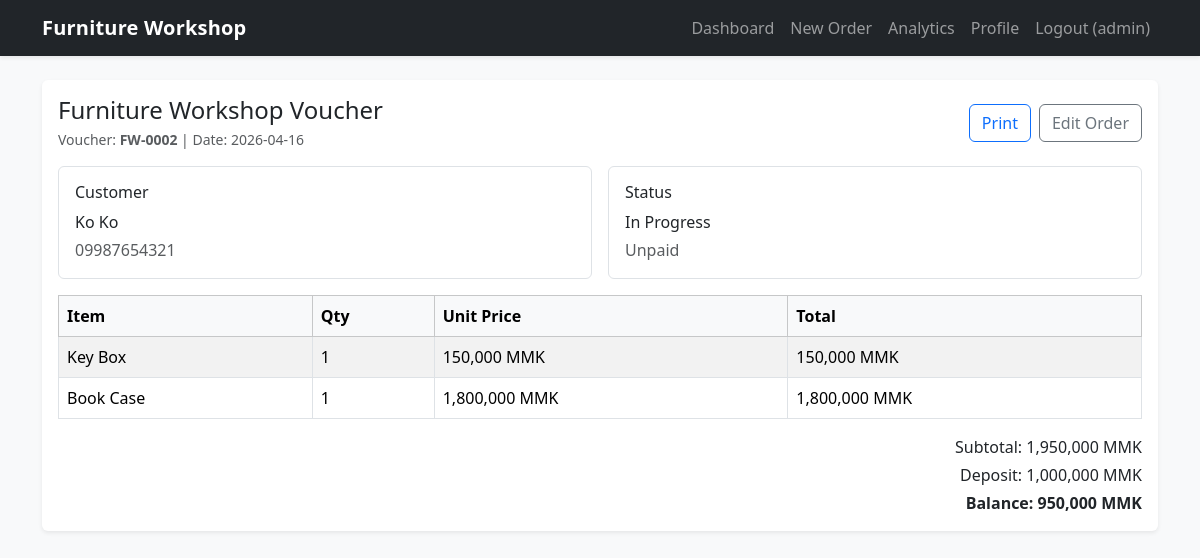
Screenshot of /voucher/5 (signed in) with the database file from the repository.
### tables this page shows
CREATE TABLE users (
            id INTEGER PRIMARY KEY AUTOINCREMENT,
            username TEXT NOT NULL UNIQUE,
            password_hash TEXT NOT NULL,
            created_at TEXT NOT NULL
        );

CREATE TABLE orders (
            id INTEGER PRIMARY KEY AUTOINCREMENT,
            user_id INTEGER NOT NULL,
            voucher_number TEXT NOT NULL,
            customer_id INTEGER NOT NULL,
            order_date TEXT NOT NULL,
            deposit REAL NOT NULL DEFAULT 0,
            total_amount REAL NOT NULL DEFAULT 0,
            balance REAL NOT NULL DEFAULT 0,
            status TEXT NOT NULL,
            payment_status TEXT NOT NULL,
            notes TEXT,
            created_at TEXT NOT NULL,
            FOREIGN KEY (user_id) REFERENCES users(id),
            FOREIGN KEY (customer_id) REFERENCES customers(id)
        );

CREATE TABLE customers (
            id INTEGER PRIMARY KEY AUTOINCREMENT,
            user_id INTEGER NOT NULL,
            name TEXT NOT NULL,
            phone_number TEXT NOT NULL,
            created_at TEXT NOT NULL,
            FOREIGN KEY (user_id) REFERENCES users(id),
            UNIQUE(user_id, phone_number)
        );

CREATE TABLE order_items (
            id INTEGER PRIMARY KEY AUTOINCREMENT,
            order_id INTEGER NOT NULL,
            item_name TEXT NOT NULL,
            quantity INTEGER NOT NULL,
            unit_price REAL NOT NULL,
            total REAL NOT NULL,
            FOREIGN KEY (order_id) REFERENCES orders(id) ON DELETE CASCADE
        );

### app.py (the view)
@app.route("/voucher/<int:order_id>")
@login_required
def voucher(order_id: int) -> str | Any:
    order = fetch_order(order_id, int(current_user.id))
    if not order:
        flash("Order not found.", "error")
        return redirect(url_for("index"))
    return render_template("voucher.html", order=order)

### app.py (called while the page is built)
@login_manager.user_loader
def load_user(user_id: str) -> User | None:
    db = get_db()
    row = db.execute(
        "SELECT id, username FROM users WHERE id = ?", (user_id,)
    ).fetchone()
    if not row:
        return None
    return User(id=int(row["id"]), username=row["username"])

def get_db() -> sqlite3.Connection:
    if "db" not in g:
        g.db = sqlite3.connect(DB_PATH)
        g.db.row_factory = sqlite3.Row
        g.db.execute("PRAGMA foreign_keys = ON")
    return g.db

@app.after_request
def add_security_headers(response: Any) -> Any:
    response.headers["X-Frame-Options"] = "DENY"
    response.headers["X-Content-Type-Options"] = "nosniff"
    response.headers["Referrer-Policy"] = "strict-origin-when-cross-origin"
    response.headers["Content-Security-Policy"] = (
        "default-src 'self'; "
        "script-src 'self' https://cdn.jsdelivr.net 'unsafe-inline'; "
        "style-src 'self' https://cdn.jsdelivr.net 'unsafe-inline'; "
        "img-src 'self' data:; "
        "font-src 'self' https://cdn.jsdelivr.net; "
        "connect-src 'self'; "
        "frame-ancestors 'none'; "
        "form-action 'self'; "
        "base-uri 'self'"
    )
    return response

@app.context_processor
def inject_forms() -> dict[str, Any]:
    return {"logout_form": LogoutForm()}

### templates/voucher.html (shortened to what this page needs)
{% extends "base.html" %}
{% block content %}
<div class="card border-0 shadow-sm">
  <div class="card-body">
    <div class="d-flex flex-column flex-md-row justify-content-between align-items-md-center gap-2 mb-3">
      <div>
        <h2 class="h4 mb-1">Furniture Workshop Voucher</h2>
        <div class="text-muted small">Voucher: <strong>{{ order.voucher_number }}</strong> | Date: {{
          order.order_date[:10] }}</div>
      </div>
      <div class="d-flex gap-2">
        <button class="btn btn-outline-primary" onclick="window.print()">Print</button>
        <a class="btn btn-outline-secondary" href="{{ url_for('edit_order', order_id=order.id) }}">Edit Order</a>
      </div>
    </div>
    <div class="row g-3 mb-3">
      <div class="col-12 col-md-6">
        <div class="border rounded p-3 h-100">
          <h3 class="h6 mb-2">Customer</h3>
          <p class="mb-1">{{ order.customer_name }}</p>
          <p class="mb-0 text-muted">{{ order.phone_number }}</p>
        </div>
      </div>
      <div class="col-12 col-md-6">
        <div class="border rounded p-3 h-100">
          <h3 class="h6 mb-2">Status</h3>
          <p class="mb-1">{{ order.status }}</p>
          <p class="mb-0 text-muted">{{ order.payment_status }}</p>
        </div>
      </div>
    </div>
    <div class="table-responsive mb-3">
      <table class="table table-bordered table-striped align-middle mb-0">
        <thead class="table-light">
          <tr>
            <th>Item</th>
            <th>Qty</th>
            <th>Unit Price</th>
            <th>Total</th>
          </tr>
        </thead>
        <tbody>
          {% for i in order["items"] %}
          <tr>
            <td>{{ i.item_name }}</td>
            <td>{{ i.quantity }}</td>
            <td>{{ "{:,.0f}".format(i.unit_price) }} MMK</td>
            <td>{{ "{:,.0f}".format(i.total) }} MMK</td>
          </tr>
          {% endfor %}
        </tbody>
      </table>
    </div>
    <div class="text-md-end">
      <p class="mb-1">Subtotal: {{ "{:,.0f}".format(order.total_amount) }} MMK</p>
      <p class="mb-1">Deposit: {{ "{:,.0f}".format(order.deposit) }} MMK</p>
      <p class="mb-0 fw-bold">Balance: {{ "{:,.0f}".format(order.balance) }} MMK</p>
    </div>
  </div>
</div>
{% endblock %}

### templates/base.html (shortened to what this page needs)
<!doctype html>
<html lang="en">
<head>
  <link href="https://cdn.jsdelivr.net/npm/bootstrap@5.3.3/dist/css/bootstrap.min.css" rel="stylesheet">
  <link rel="stylesheet" href="{{ url_for('static', filename='styles.css') }}" />
</head>
<body class="bg-light">
  <nav class="navbar navbar-expand-lg navbar-dark bg-dark shadow-sm">
    <div class="container">
      <a class="navbar-brand fw-semibold" href="{{ url_for('index') }}">Furniture Workshop</a>
      <div class="collapse navbar-collapse" id="mainNav">
        <ul class="navbar-nav ms-auto mb-2 mb-lg-0">
          {% if current_user.is_authenticated %}
          <li class="nav-item"><a class="nav-link" href="{{ url_for('index') }}">Dashboard</a></li>
          <li class="nav-item"><a class="nav-link" href="{{ url_for('new_order') }}">New Order</a></li>
          <li class="nav-item"><a class="nav-link" href="{{ url_for('analytics') }}">Analytics</a></li>
          <li class="nav-item"><a class="nav-link" href="{{ url_for('profile') }}">Profile</a></li>
          <li class="nav-item">
            <form method="post" action="{{ url_for('logout') }}" class="d-flex">
              <button type="submit" class="nav-link btn btn-link text-decoration-none">Logout ({{ current_user.username }})</button>
            </form>
          </li>
          {% else %}
          <li class="nav-item"><a class="nav-link" href="{{ url_for('login') }}">Login</a></li>
          <li class="nav-item"><a class="nav-link" href="{{ url_for('register') }}">Register</a></li>
          {% endif %}
        </ul>
      </div>
    </div>
  </nav>
  <main class="container py-4">
    {% block content %}{% endblock %}
  </main>
</body>
</html>

### static/styles.css (style rules this page uses)
body { min-height: 100vh; }
.navbar-brand { letter-spacing: 0.2px; }

### rows the page displays
users: username "admin"
orders: voucher_number "FW-0002", order_date "2026-04-16", status "In Progress", payment_status "Unpaid", total_amount "1,950,000", deposit "1,000,000", balance "950,000"
customers: customer_name "Ko Ko", phone_number "09987654321"
order_items: item_name "Key Box", quantity "1", unit_price "150,000", total "150,000"
order_items: item_name "Book Case", quantity "1", unit_price "1,800,000", total "1,800,000"
